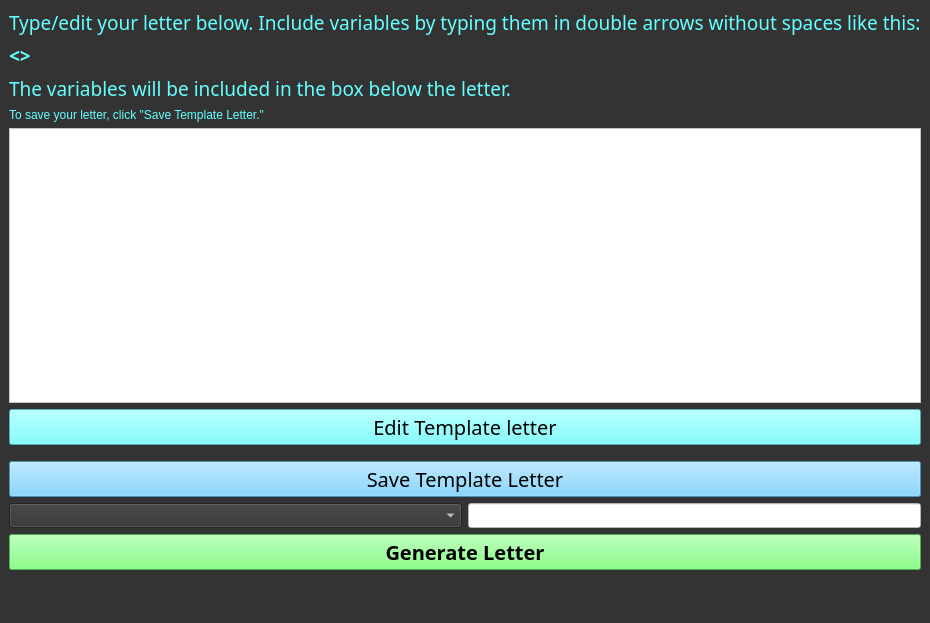
<?xml version="1.0" encoding="UTF-8"?>
<ui version="4.0">
 <class>MainWindow</class>
 <widget class="QMainWindow" name="MainWindow">
  <property name="geometry">
   <rect>
    <x>0</x>
    <y>0</y>
    <width>677</width>
    <height>623</height>
   </rect>
  </property>
  <property name="font">
   <font>
    <pointsize>12</pointsize>
   </font>
  </property>
  <property name="windowTitle">
   <string>Template</string>
  </property>
  <property name="autoFillBackground">
   <bool>false</bool>
  </property>
  <property name="styleSheet">
   <string notr="true">background-color: rgb(51, 51, 51)</string>
  </property>
  <widget class="QWidget" name="centralwidget">
   <layout class="QVBoxLayout" name="verticalLayout">
    <item>
     <widget class="QLabel" name="label">
      <property name="font">
       <font>
        <family>Avenir Next</family>
        <pointsize>14</pointsize>
        <kerning>true</kerning>
       </font>
      </property>
      <property name="styleSheet">
       <string notr="true">color: rgb(102, 255, 255)</string>
      </property>
      <property name="text">
       <string>Type/edit your letter below. Include variables by typing them in double arrows without spaces like this:</string>
      </property>
     </widget>
    </item>
    <item>
     <widget class="QLabel" name="label_3">
      <property name="sizePolicy">
       <sizepolicy hsizetype="Expanding" vsizetype="Preferred">
        <horstretch>0</horstretch>
        <verstretch>0</verstretch>
       </sizepolicy>
      </property>
      <property name="font">
       <font>
        <family>Avenir Next</family>
        <pointsize>14</pointsize>
        <weight>75</weight>
        <bold>true</bold>
       </font>
      </property>
      <property name="autoFillBackground">
       <bool>false</bool>
      </property>
      <property name="styleSheet">
       <string notr="true">color: rgb(102, 255, 255)</string>
      </property>
      <property name="text">
       <string>&lt;&lt;Employer&gt;&gt;</string>
      </property>
     </widget>
    </item>
    <item>
     <widget class="QLabel" name="label_2">
      <property name="font">
       <font>
        <family>Avenir Next</family>
        <pointsize>14</pointsize>
       </font>
      </property>
      <property name="styleSheet">
       <string notr="true">color: rgb(102, 255, 255)</string>
      </property>
      <property name="text">
       <string>The variables will be included in the box below the letter.</string>
      </property>
     </widget>
    </item>
    <item>
     <widget class="QLabel" name="label_4">
      <property name="styleSheet">
       <string notr="true">color: rgb(102, 255, 255)</string>
      </property>
      <property name="text">
       <string>To save your letter, click &quot;Save Template Letter.&quot;</string>
      </property>
     </widget>
    </item>
    <item>
     <widget class="QPlainTextEdit" name="letterInput">
      <property name="sizePolicy">
       <sizepolicy hsizetype="Expanding" vsizetype="Expanding">
        <horstretch>0</horstretch>
        <verstretch>0</verstretch>
       </sizepolicy>
      </property>
      <property name="styleSheet">
       <string notr="true">background-color: rgb(255, 255, 255)</string>
      </property>
     </widget>
    </item>
    <item>
     <widget class="QPushButton" name="editTemplateButton">
      <property name="sizePolicy">
       <sizepolicy hsizetype="Expanding" vsizetype="Fixed">
        <horstretch>0</horstretch>
        <verstretch>0</verstretch>
       </sizepolicy>
      </property>
      <property name="font">
       <font>
        <family>Copperplate</family>
        <pointsize>15</pointsize>
        <weight>50</weight>
        <bold>false</bold>
       </font>
      </property>
      <property name="acceptDrops">
       <bool>false</bool>
      </property>
      <property name="autoFillBackground">
       <bool>false</bool>
      </property>
      <property name="styleSheet">
       <string notr="true">background-color: rgba(95, 255, 255, 189)</string>
      </property>
      <property name="text">
       <string>Edit Template letter</string>
      </property>
     </widget>
    </item>
    <item>
     <spacer name="verticalSpacer">
      <property name="orientation">
       <enum>Qt::Vertical</enum>
      </property>
      <property name="sizeType">
       <enum>QSizePolicy::Minimum</enum>
      </property>
      <property name="sizeHint" stdset="0">
       <size>
        <width>20</width>
        <height>10</height>
       </size>
      </property>
     </spacer>
    </item>
    <item>
     <widget class="QPushButton" name="updateButton">
      <property name="sizePolicy">
       <sizepolicy hsizetype="Expanding" vsizetype="Fixed">
        <horstretch>0</horstretch>
        <verstretch>0</verstretch>
       </sizepolicy>
      </property>
      <property name="font">
       <font>
        <family>Copperplate</family>
        <pointsize>15</pointsize>
        <weight>50</weight>
        <bold>false</bold>
       </font>
      </property>
      <property name="acceptDrops">
       <bool>false</bool>
      </property>
      <property name="autoFillBackground">
       <bool>false</bool>
      </property>
      <property name="styleSheet">
       <string notr="true">background-color: rgb(102, 204, 255)</string>
      </property>
      <property name="text">
       <string>Save Template Letter</string>
      </property>
     </widget>
    </item>
    <item>
     <layout class="QHBoxLayout" name="horizontalLayout_2">
      <item>
       <widget class="QComboBox" name="variableBox">
        <property name="sizePolicy">
         <sizepolicy hsizetype="Expanding" vsizetype="Minimum">
          <horstretch>0</horstretch>
          <verstretch>0</verstretch>
         </sizepolicy>
        </property>
        <property name="font">
         <font>
          <family>Avenir Next</family>
         </font>
        </property>
        <property name="autoFillBackground">
         <bool>false</bool>
        </property>
        <property name="styleSheet">
         <string notr="true">color: rgb(255, 255, 255);
selection-background-color: rgba(76, 192, 190, 153);</string>
        </property>
        <property name="inputMethodHints">
         <set>Qt::ImhNone</set>
        </property>
       </widget>
      </item>
      <item>
       <widget class="QLineEdit" name="variableEdit">
        <property name="sizePolicy">
         <sizepolicy hsizetype="Expanding" vsizetype="Fixed">
          <horstretch>0</horstretch>
          <verstretch>0</verstretch>
         </sizepolicy>
        </property>
        <property name="font">
         <font>
          <family>Avenir Next</family>
         </font>
        </property>
        <property name="styleSheet">
         <string notr="true">background-color: rgb(255, 255, 255)</string>
        </property>
       </widget>
      </item>
     </layout>
    </item>
    <item>
     <widget class="QPushButton" name="generateButton">
      <property name="sizePolicy">
       <sizepolicy hsizetype="Expanding" vsizetype="Fixed">
        <horstretch>0</horstretch>
        <verstretch>0</verstretch>
       </sizepolicy>
      </property>
      <property name="font">
       <font>
        <family>Copperplate</family>
        <pointsize>15</pointsize>
        <weight>75</weight>
        <bold>true</bold>
       </font>
      </property>
      <property name="acceptDrops">
       <bool>false</bool>
      </property>
      <property name="autoFillBackground">
       <bool>false</bool>
      </property>
      <property name="styleSheet">
       <string notr="true">background-color: rgb(102, 255, 102)</string>
      </property>
      <property name="text">
       <string>Generate Letter</string>
      </property>
     </widget>
    </item>
    <item>
     <widget class="QLabel" name="statusLabel">
      <property name="sizePolicy">
       <sizepolicy hsizetype="Expanding" vsizetype="Preferred">
        <horstretch>0</horstretch>
        <verstretch>0</verstretch>
       </sizepolicy>
      </property>
      <property name="font">
       <font>
        <family>Avenir Next</family>
       </font>
      </property>
      <property name="styleSheet">
       <string notr="true">color: rgb(91, 194, 255)</string>
      </property>
      <property name="text">
       <string/>
      </property>
      <property name="alignment">
       <set>Qt::AlignCenter</set>
      </property>
     </widget>
    </item>
   </layout>
  </widget>
  <widget class="QStatusBar" name="statusbar"/>
 </widget>
 <resources/>
 <connections/>
</ui>
